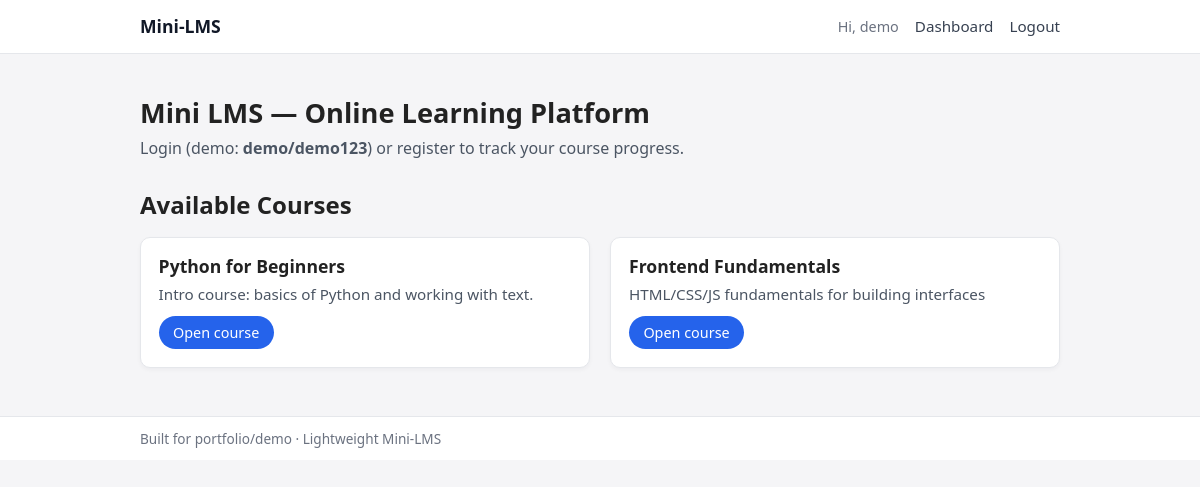
Screenshot of / (signed in) with the database file from the repository.
### app.py (models this page shows, shortened)
class User(db.Model):
    id = db.Column(db.Integer, primary_key=True)
    username = db.Column(db.String(80), unique=True, nullable=False)
    password_hash = db.Column(db.String(256), nullable=False)

class Course(db.Model):
    id = db.Column(db.Integer, primary_key=True)
    title = db.Column(db.String(200), nullable=False)
    description = db.Column(db.Text, nullable=True)

### app.py (the view)
@app.route("/")
def index():
    courses = Course.query.all()
    return render_template("index.html", courses=courses, user=current_user())

### app.py (called while the page is built)
def current_user():
    uid = session.get("user_id")
    if not uid:
        return None
    return User.query.get(uid)

### templates/index.html (shortened to what this page needs)
{% extends "base.html" %}
{% block content %}
<section class="hero">
    <h1>Mini LMS — Online Learning Platform</h1>
    <p>
        Login (demo: <strong>demo/demo123</strong>) or register to track your course progress.
    </p>
</section>
<section class="course-section">
    <h2>Available Courses</h2>
    <div class="course-grid">
        {% for course in courses %}
            <article class="course-card">
                <h3>{{ course.title }}</h3>
                <p>{{ course.description }}</p>
                <a href="{{ url_for('course', course_id=course.id) }}" class="btn-primary">
                    Open course
                </a>
            </article>
        {% else %}
            <p>No courses yet. Admin can seed more courses in the database.</p>
        {% endfor %}
    </div>
</section>
{% endblock %}

### templates/base.html (shortened to what this page needs)
<!doctype html>
<html lang="en">
<head>
    <link rel="stylesheet" href="{{ url_for('static', filename='styles.css') }}">
</head>
<body>
<header class="site-header">
    <div class="shell header-inner">
        <div class="brand">
            <a href="{{ url_for('index') }}">Mini-LMS</a>
        </div>
        <nav class="main-nav">
            {% if user %}
                <span class="nav-hello">Hi, {{ user.username }}</span>
                <a href="{{ url_for('dashboard') }}">Dashboard</a>
                <a href="{{ url_for('logout') }}">Logout</a>
            {% else %}
                <a href="{{ url_for('login') }}">Login</a>
                <a href="{{ url_for('register') }}">Register</a>
            {% endif %}
        </nav>
    </div>
</header>
<main class="page">
    <div class="shell">
        {% block content %}{% endblock %}
    </div>
</main>
<footer class="site-footer">
    <div class="shell footer-inner">
        <span>Built for portfolio/demo · Lightweight Mini-LMS</span>
    </div>
</footer>
</body>
</html>

### App/static/styles.css (style rules this page uses)
*, *::before, *::after { box-sizing: border-box; }
body { margin: 0; font-family: system-ui, -apple-system, BlinkMacSystemFont, "Segoe UI", sans-serif; background: #f5f5f7; color: #222; }
a { color: #1d4ed8; text-decoration: none; }
.shell { max-width: 960px; margin: 0 auto; padding: 0 1.25rem; }
.page { padding: 2.5rem 0 3rem; }
.site-header { background: #ffffff; border-bottom: 1px solid #e5e7eb; }
.header-inner { display: flex; align-items: center; justify-content: space-between; padding: 0.9rem 1.25rem; }
.brand a { font-weight: 700; font-size: 1.1rem; color: #111827; }
.main-nav { display: flex; gap: 1rem; align-items: center; font-size: 0.95rem; }
.main-nav a { color: #374151; font-weight: 500; }
.nav-hello { font-size: 0.9rem; color: #6b7280; }
.site-footer { border-top: 1px solid #e5e7eb; background: #ffffff; }
.footer-inner { padding: 0.75rem 1.25rem; font-size: 0.85rem; color: #6b7280; }
.page-header h1, .hero h1 { margin: 0 0 0.4rem; font-size: 1.7rem; }
.page-header p, .hero p { margin: 0; color: #4b5563; }
.hero { margin-bottom: 1.8rem; }
.course-section h2 { margin-bottom: 0.6rem; }
.course-grid { display: grid; grid-template-columns: repeat(auto-fit, minmax(260px, 1fr)); gap: 1.3rem; margin-top: 1rem; }
.course-card { background: #ffffff; border-radius: 10px; padding: 1rem 1.1rem 1.1rem; border: 1px solid #e5e7eb; box-shadow: 0 2px 4px rgba(15, 23, 42, 0.04); }
.course-card h3 { margin-top: 0; margin-bottom: 0.4rem; font-size: 1.1rem; }
.course-card p { margin: 0 0 0.7rem; color: #4b5563; font-size: 0.95rem; }
.btn-primary, .btn-outline { display: inline-flex; align-items: center; justify-content: center; padding: 0.45rem 0.9rem; border-radius: 999px; font-size: 0.9rem; cursor: pointer; border: none; outline: none; text-decoration: none; }
.btn-primary { background: #2563eb; color: #ffffff; font-weight: 500; }

### rows the page displays
User: username "demo"
Course: title "Python for Beginners", description "Intro course: basics of Python and working with text."
Course: title "Frontend Fundamentals", description "HTML/CSS/JS fundamentals for building interfaces"
